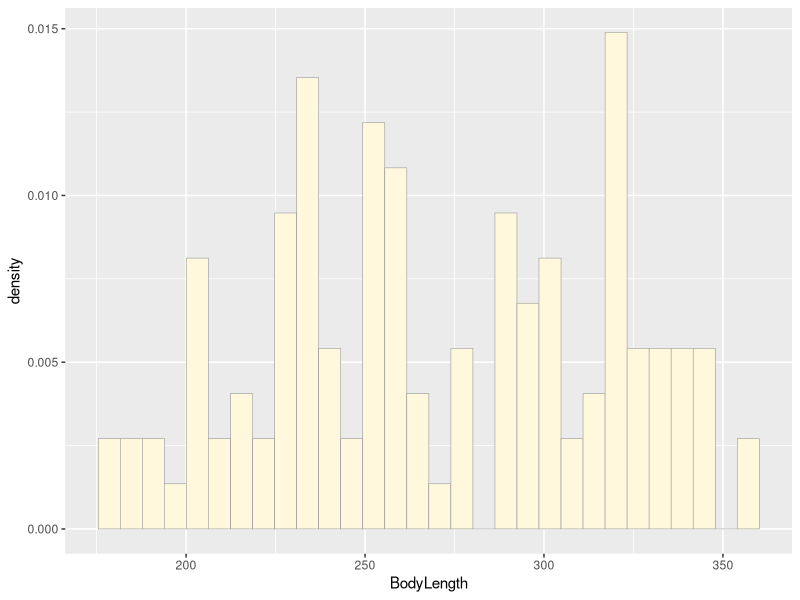
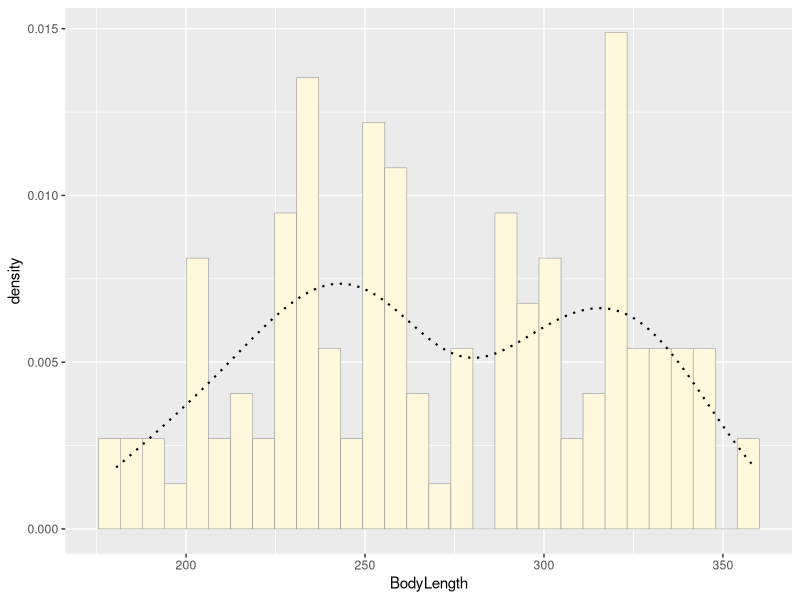
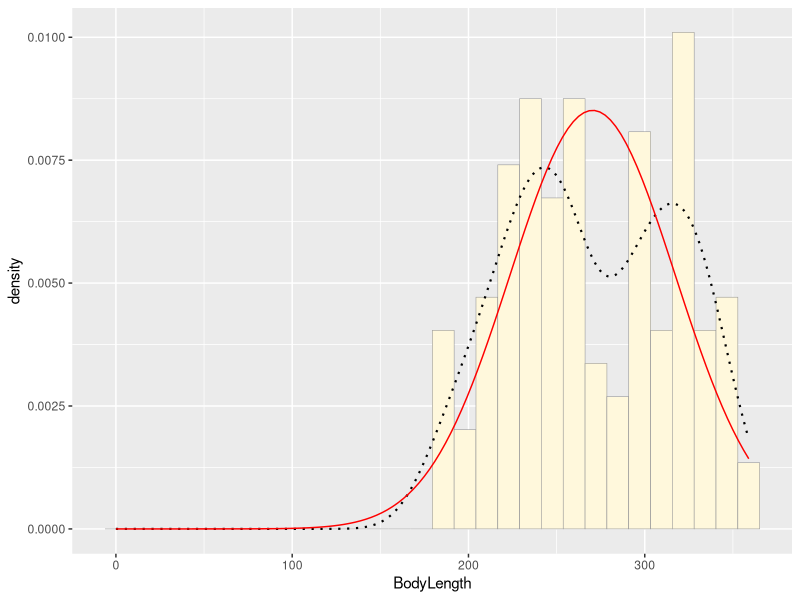
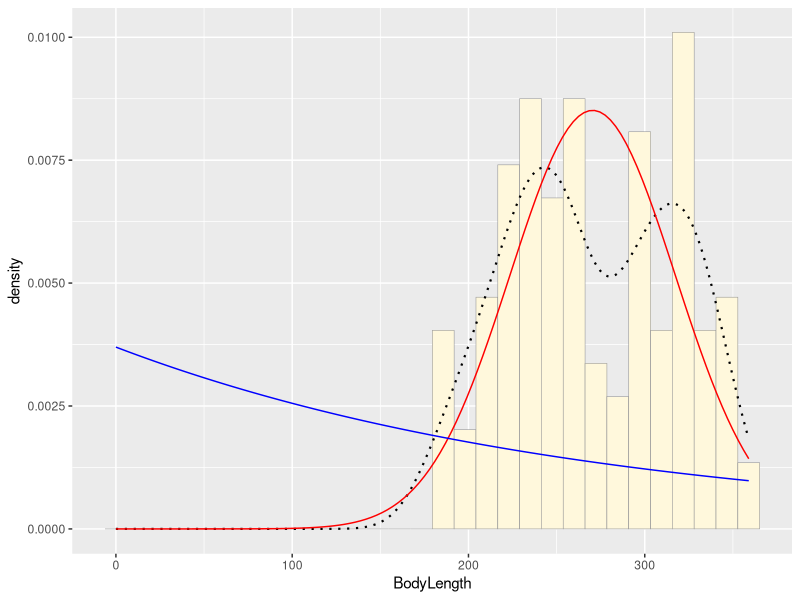
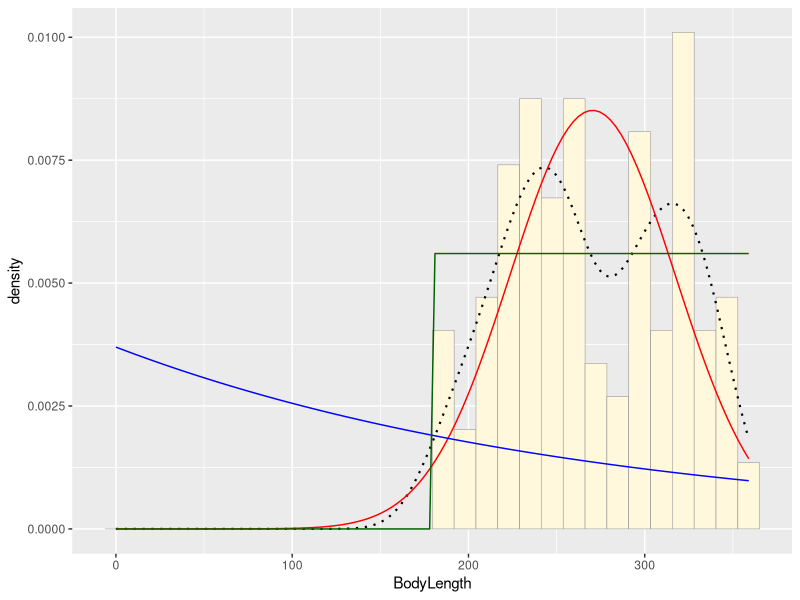
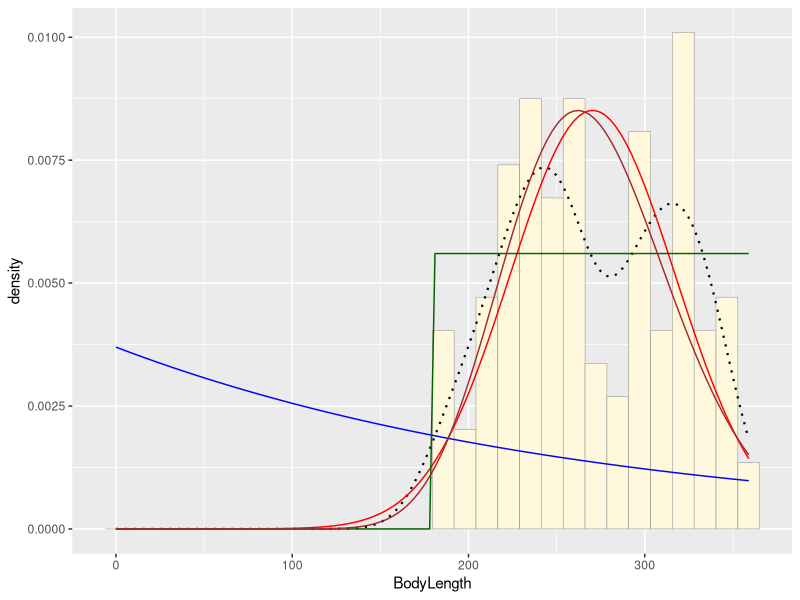
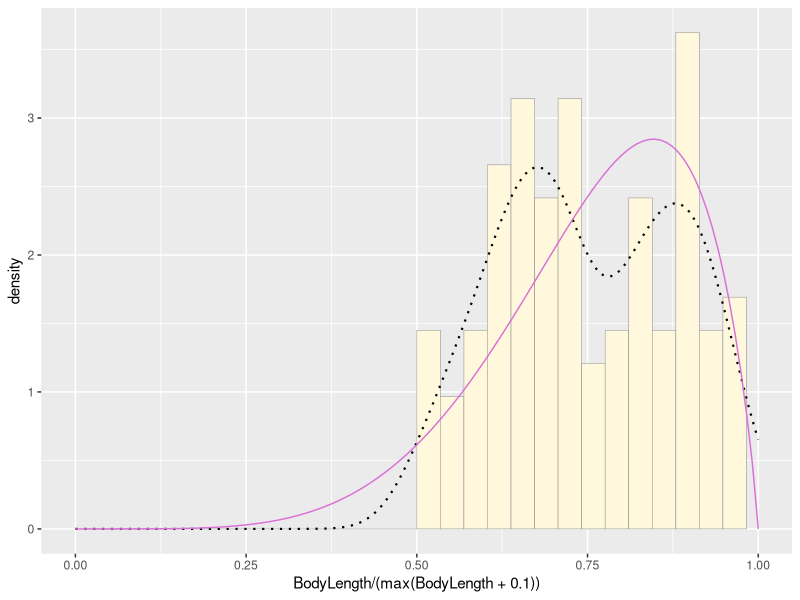
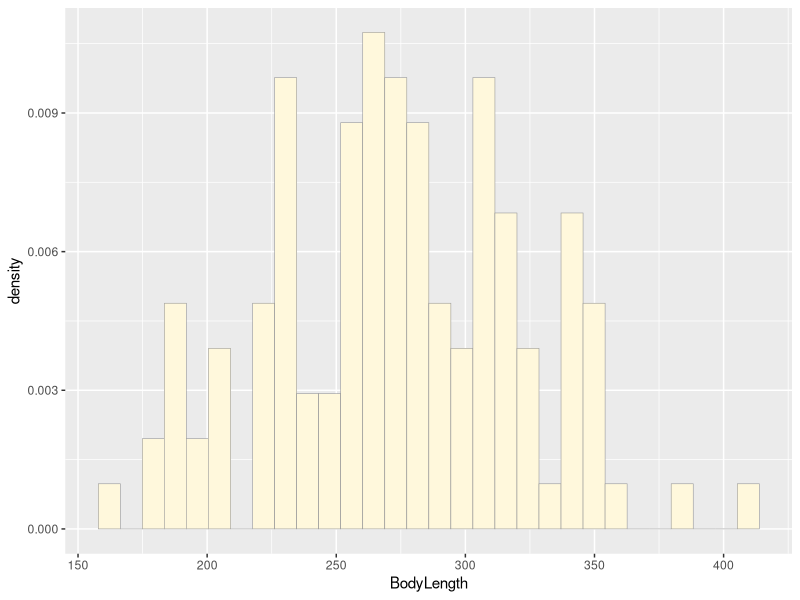

Generate these figures, in order, with R:
## ---- chunk 1
knitr::opts_chunk$set(echo = TRUE)
## ---- chunk 2
z <- read.table("AprilData.csv",header=TRUE,sep=",", stringsAsFactors=FALSE)
str(z)
summary(z)
head(z)
## ---- chunk 3
library(ggplot2) # for graphics
library(MASS) # for maximum likelihood estimation
## ---- chunk 4
p1 <- ggplot(data=z, aes(x=BodyLength, y=..density..)) +
  geom_histogram(color="grey60",fill="cornsilk",size=0.2)
print(p1)
## ---- chunk 5
p1 <-  p1 +  geom_density(linetype="dotted",size=0.75)
print(p1)
 
## ---- chunk 6
normPars <- fitdistr(z$BodyLength,"normal")
print(normPars)
 
## ---- chunk 7
str(normPars)
## ---- chunk 8
normPars$estimate["mean"]
## ---- chunk 9
meanML <- normPars$estimate["mean"]
sdML <- normPars$estimate["sd"]
 
xval <- seq(0,max(z$BodyLength),len=length(z$BodyLength))
 
stat <- stat_function(aes(x = xval, y = ..y..), fun = dnorm, colour="red", n = length(z$BodyLength), args = list(mean = meanML, sd = sdML))
p1 + stat
 
## ---- chunk 10
expoPars <- fitdistr(z$BodyLength,"exponential")
rateML <- expoPars$estimate["rate"]
 
stat2 <- stat_function(aes(x = xval, y = ..y..), fun = dexp, colour="blue", n = length(z$BodyLength), args = list(rate=rateML))
p1 + stat + stat2
## ---- chunk 11
stat3 <- stat_function(aes(x = xval, y = ..y..), fun = dunif, colour="darkgreen", n = length(z$BodyLength), args = list(min=min(z$BodyLength), max=max(z$BodyLength)))
 p1 + stat + stat2 + stat3

## ---- chunk 12
gammaPars <- fitdistr(z$BodyLength,"gamma")
shapeML <- gammaPars$estimate["shape"]
rateML <- gammaPars$estimate["rate"]

stat4 <- stat_function(aes(x = xval, y = ..y..), fun = dgamma, colour="brown", n = length(z$BodyLength), args = list(shape=shapeML, rate=rateML))
 p1 + stat + stat2 + stat3 + stat4
## ---- chunk 13
pSpecial <- ggplot(data=z, aes(x=BodyLength/(max(BodyLength + 0.1)), y=..density..)) +
  geom_histogram(color="grey60",fill="cornsilk",size=0.2) + 
  xlim(c(0,1)) +
  geom_density(size=0.75,linetype="dotted")

betaPars <- fitdistr(x=z$BodyLength/max(z$BodyLength + 0.1),start=list(shape1=1,shape2=2),"beta")
shape1ML <- betaPars$estimate["shape1"]
shape2ML <- betaPars$estimate["shape2"]

statSpecial <- stat_function(aes(x = xval, y = ..y..), fun = dbeta, colour="orchid", n = length(z$BodyLength), args = list(shape1=shape1ML,shape2=shape2ML))
pSpecial + statSpecial
## ---- chunk 14
x <-as.data.frame(rnorm(n=120,mean=270.42,sd=46.864135))

names(x) <- "BodyLength"
#x <- x[x$BodyLength>0,]
str(x)

p1 <- ggplot(data=x, aes(x=BodyLength, y=..density..)) +
  geom_histogram(color="grey60",fill="cornsilk",size=0.2) 
print(p1)

normPars <- fitdistr(x$BodyLength,"normal")
print(normPars)


meanML <- normPars$estimate["mean"]
sdML <- normPars$estimate["sd"]

xval <- seq(0,max(x$BodyLength),len=length(x$BodyLength))

stat <- stat_function(aes(x = xval, y = ..y..), fun = dnorm, colour="red", n = length(x$BodyLength), args = list(mean = meanML, sd = sdML))
 p1 + stat
## ---- chunk 15
p1 <- ggplot(data=z, aes(x=BodyLength, y=..density..)) +
  geom_histogram(color="grey60",fill="cornsilk",size=0.2)
print(p1) 
normPars <- fitdistr(z$BodyLength,"normal")
print(normPars)

meanML <- normPars$estimate["mean"]
sdML <- normPars$estimate["sd"]
 
xval <- seq(0,max(z$BodyLength),len=length(z$BodyLength))
 
stat <- stat_function(aes(x = xval, y = ..y..), fun = dnorm, colour="red", n = length(z$BodyLength), args = list(mean = meanML, sd = sdML))
p1 + stat
